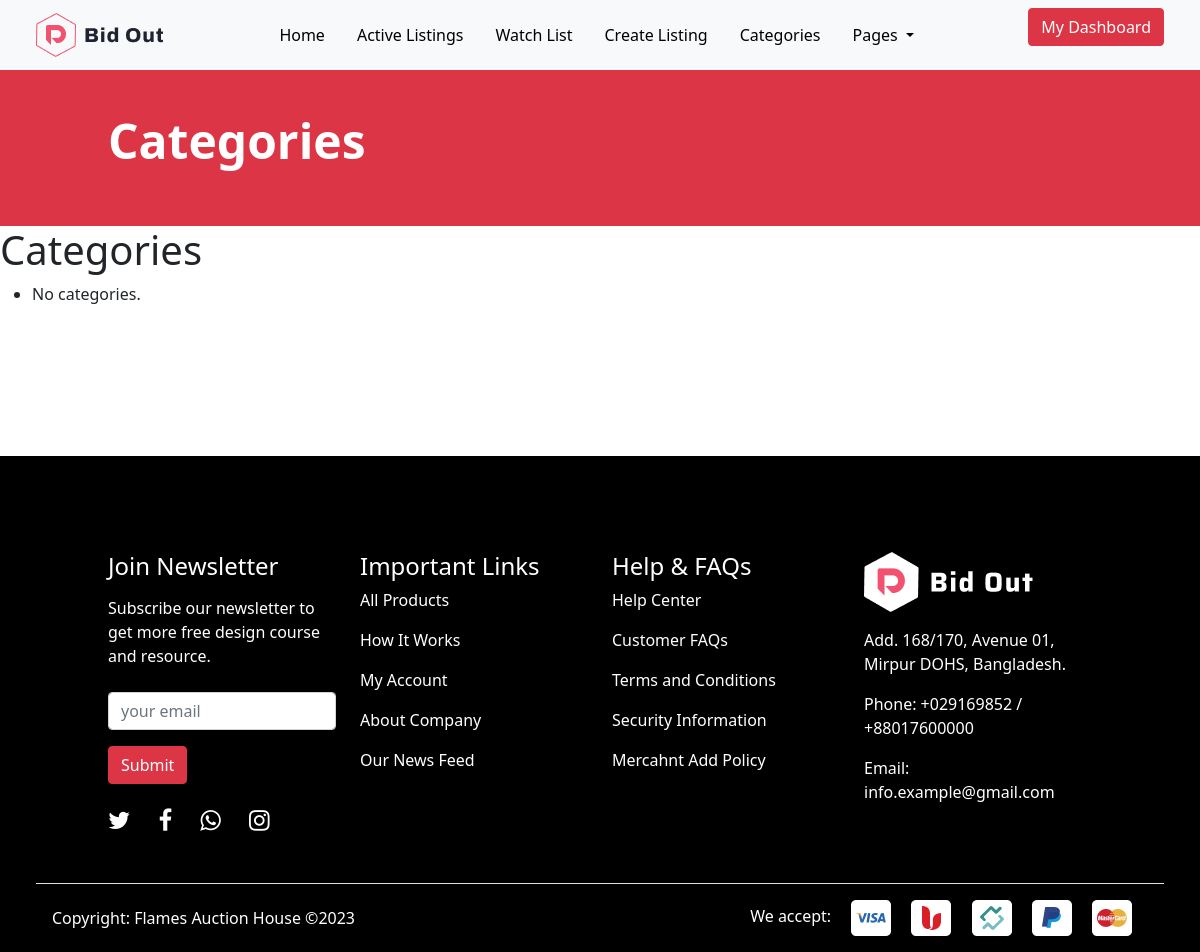
Page /categories/ on the earlier database version.
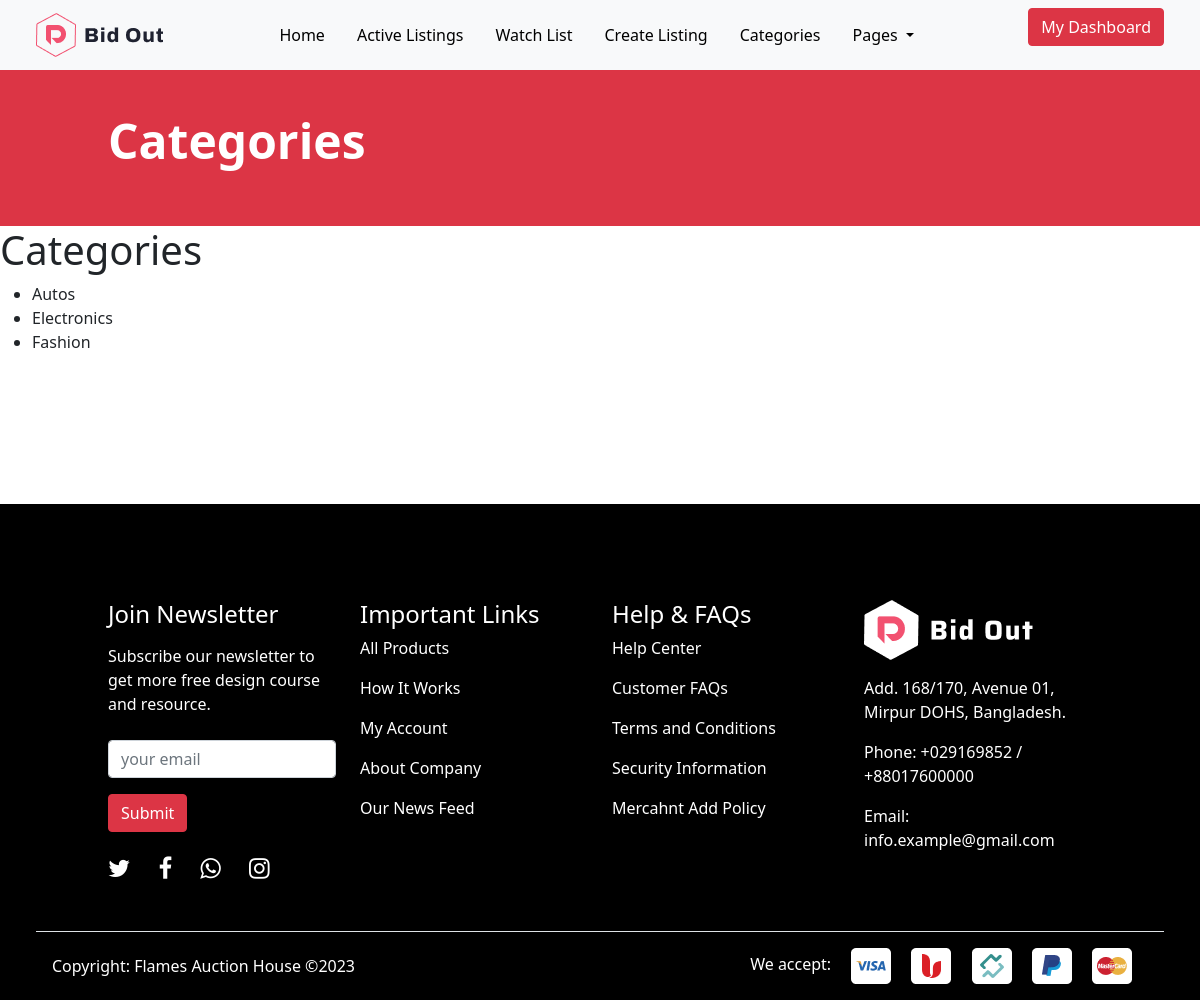
Same page on the later database version.
### auctions/models.py (models this page shows, shortened)
class Category(models.Model):
    name = models.CharField(max_length=255, unique=True)
    slug = AutoSlugField(populate_from='name', unique=True)
    class Meta:
        verbose_name = "Category"
        verbose_name_plural = "Categories"
        ordering = ["name"]

### auctions/views.py (the view)
# urls.py: path('categories/', category_list, name='categories'),
def category_list(request):
    categories = Category.objects.all()
    return render(request, "auctions/categories.html", {"categories": categories})

### auctions/templates/auctions/categories.html
{% extends 'main.html' %}
{% block content %}
    <div class="container-fluid bg-danger py-5 text-white">
        <div class="row pt-5">
            <div class="col-12 col-lg-10">
                <h1 class="display-5 fw-bold ms-0 ps-0 ms-md-5 ps-md-5 pt-3">Categories</h1>
            </div>
        </div>
    </div>
  <h1>Categories</h1>
  <ul>
    {% for category in categories %}
      <li><a href="{% url 'category_auctions' category.slug %}">{{ category.name }}</a></li>
    {% empty %}
      <li>No categories.</li>
    {% endfor %}
  </ul>
{% endblock %}

### templates/main.html (shortened to what this page needs)
<!doctype html>
{% load static %}
<html lang="en">
<head>
    <link href="https://cdn.jsdelivr.net/npm/bootstrap@5.1.3/dist/css/bootstrap.min.css" rel="stylesheet">
    <link rel="stylesheet" href="https://cdnjs.cloudflare.com/ajax/libs/font-awesome/4.7.0/css/font-awesome.min.css">
    <link rel="stylesheet" href="https://cdn.jsdelivr.net/npm/bootstrap-icons@1.8.2/font/bootstrap-icons.css">
    <link rel="stylesheet" type="text/css" href="{% static 'styles/style.css' %}">
</head>
<body>
    {% include 'navbar.html' %}
    {% block content %}
    {% endblock content %}
     <div class="container-fluid footer bg-black text-white px-5">
      <div class="row mx-5 pt-5">
        <div class="col-12 col-md-6 col-lg-3 pt-5">
          <div class="access">
            <h4 class="mb-3">Join Newsletter</h4>
            <p class="mb-4">Subscribe our newsletter to get more free design course and resource.</p>
            <input type="text" name="subscribe" class="form-control" placeholder="your email">
            <button class="btn btn-danger btn-md mt-3" type="submit">Submit</button>
            <div class="socials mt-4">
              <a class="me-4" href=""><i class="fa fs-4 fa-solid fa-twitter"></i></a>
              <a class="me-4" href=""><i class="fa fs-4 fa-solid fa-facebook"></i></a>
              <a class="me-4" href=""><i class="fa fs-4 fa-solid fa-whatsapp"></i></a>
              <a class="me-4" href=""><i class="fa fs-4 fa-solid fa-instagram"></i></a>
            </div>
          </div>
        </div>
        <div class="col-12 col-md-6 col-lg-3 pt-5">
          <div class="links">
            <h4>Important Links</h4>
            <div class="important-links d-grid gap-3">
              <a href="">All Products</a>
              <a href="">How It Works</a>
              <a href="">My Account</a>
              <a href="">About Company</a>
              <a href="">Our News Feed</a>
            </div>
          </div>
        </div>
        <div class="col-12 col-md-6 col-lg-3 pt-5">
          <div class="help">
            <h4>Help & FAQs</h4>
            <div class="help-links d-grid gap-3">
              <a href="">Help Center</a>
              <a href="">Customer FAQs</a>
              <a href="">Terms and Conditions</a>
              <a href="">Security Information</a>
              <a href="">Mercahnt Add Policy</a>
            </div>
          </div>
        </div>
        <div class="col-12 col-md-6 col-lg-3 pt-5">
          <div class="about">
            <img src="/static/images/footer-logo2.png" alt="logo" class="img-fluid mb-3">
            <p>Add. 168/170, Avenue 01, Mirpur DOHS, Bangladesh.</p>
            <p>Phone: +029169852 / +88017600000</p>
            <p>Email: info.example@gmail.com</p>
          </div>
        </div>
      </div>
      <div class="row border-top mt-5">
        <div class="col-12 d-flex justify-content-between align-items-center pt-3 px-3">
          <p>Copyright: Flames Auction House &copy;2023</p>
          <p>We accept:
            <img src="/static/images/footer-pay1.png" alt="VISA" class="img-fluid mx-3">
            <img src="/static/images/footer-pay2.png" alt="BLU" class="img-fluid me-3">
            <img src="/static/images/footer-pay3.png" alt="VENMO" class="img-fluid me-3">
            <img src="/static/images/footer-pay4.png" alt="PayPal" class="img-fluid me-3">
            <img src="/static/images/footer-pay5.png" alt="MasterCard" class="img-fluid me-3"></p>
        </div>
      </div>
    </div>
</body>
</html>

### templates/navbar.html (shortened to what this page needs)
{% load static %}
 <nav class="navbar navbar-expand-lg bg-light fixed-top fs-6">
      <div class="container-fluid mx-4  d-flex justify-content-space-evenly">
        <a class="navbar-brand me-auto" href="{% url 'auctions' %}"><img src="{% static 'images/logo_2.png' %}" alt="logo" class="img-fluid"></a>
        <div class="collapse navbar-collapse" id="navbarNavDropdown">
          <ul class="navbar-nav mx-auto">
            <li class="nav-item mx-2">
              <a class="nav-link active" href="{% url 'home' %}">Home</a>
            </li>
            <li class="nav-item mx-2">
              <a class="nav-link" href="{% url 'auctions' %}">Active Listings</a>
            </li>
            <li class="nav-item mx-2">
              <a class="nav-link" href="{% url 'watchlist' %}">Watch List</a>
            </li>
            <li class="nav-item mx-2">
              <a class="nav-link" href="{% url 'create-auction' %}">Create Listing</a>
            </li>
              <li class="nav-item mx-2">
              <a class="nav-link" href="{% url 'categories' %}">Categories</a>
            </li>
            <li class="nav-item dropdown mx-2">
              <a class="nav-link dropdown-toggle" href="#" id="navbarDropdownMenuLink" role="button" data-bs-toggle="dropdown" aria-expanded="false">
                Pages
              </a>
            </li>
          </ul>
          <div class="top-control d-flex text-danger">
            <a href="{%  url 'dashboard' %}">
              <button class="btn btn-md btn-danger my-3 mt-md-0">My Dashboard</button>
            </a>
          </div>
        </div>
      </div>
    </nav>

### static/styles/style.css (style rules this page uses)
* { box-sizing: border-box; }
a { color: unset; text-decoration: none; }
.navbar-nav li a { color: #000 !important; }
.footer { margin-top: 150px !important; }

Differences in the rows shown:
added Category: name "Autos"
added Category: name "Electronics"
added Category: name "Fashion"
Other differences:
text no longer shown: "No categories."
